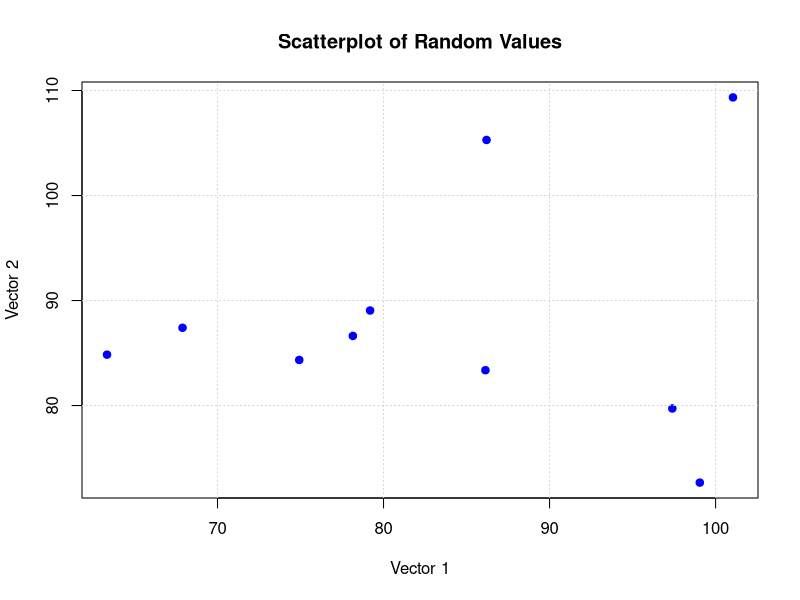
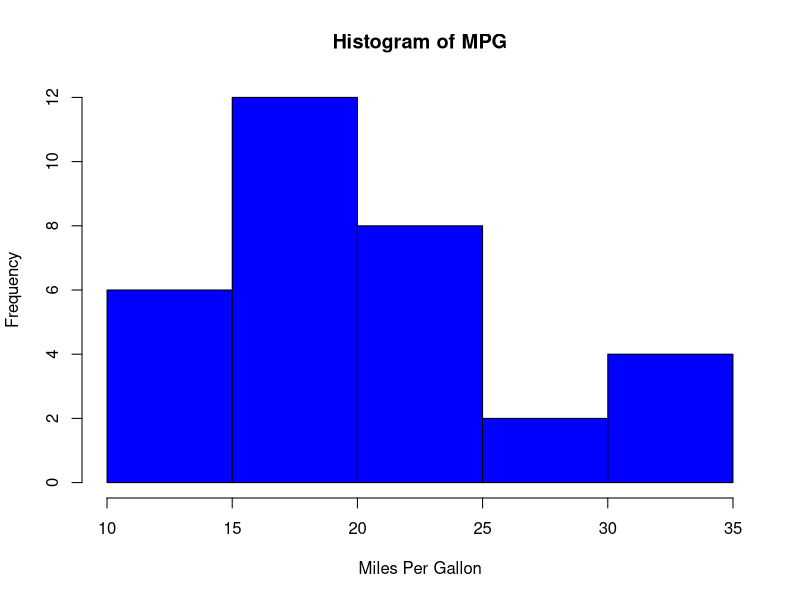

Reproduce these figures in R, in order.
## ---- chunk 1
knitr::opts_chunk$set(echo = TRUE)
## ---- chunk 2
number <- 1
number
## ---- chunk 3
object <- "hello_world"
object
## ---- chunk 4
sum(2,2)
## ---- chunk 5
sequence <- c(1,2,3,4,5)
sequence
## ---- chunk 6
sequence <- seq(1:5)
sequence
## ---- chunk 7
numbers <- c(1,2,3,4,5) # vector of numbers
letters <- c("a", "b", "c", "d", "e") # vector of letters; character values in quotes
numbers.letters <- cbind(numbers, letters) #combine the vectors as columns
numbers.letters # now take a look!
## ---- chunk 8
# Define two vectors of randomly sampled values from a uniform distribution in a given range
vector1 <- runif(10, 60, 120) # generate vector of 10 ranom numbers sampled between 60 and 120 Call it "vector1"
vector2 <- runif(10, 70, 110) # generate vector of 10 ranom numbers sampled between 70 and 110. Call it "vector2"
## ---- chunk 9
# Plot vector objects against each other and add other layers for a prettier plot
plot(vector1, vector2, # objects to plot
     pch = 19, # changes the type of points on the plot
     col = "blue", # changes the color; note it is a character vector to be used in quotes
     main = "Scatterplot of Random Values", # title
     xlab = "Vector 1", # x axis title
     ylab = "Vector 2") # y axis title
grid() # add a grid in the background for aesthetic purposes only
## ---- chunk 10
# Make a histogram (another way to visualize density) of the miles per gallon for all cars in `mtcars`
hist(mtcars$mpg, # `hist` is the function for a histogram; then the object is first
          breaks = 5, # number of bins in histogram
          col = "blue", # update the color as before
  	      main = "Histogram of MPG", # title as before
          xlab = "Miles Per Gallon") # x axis title as before 
